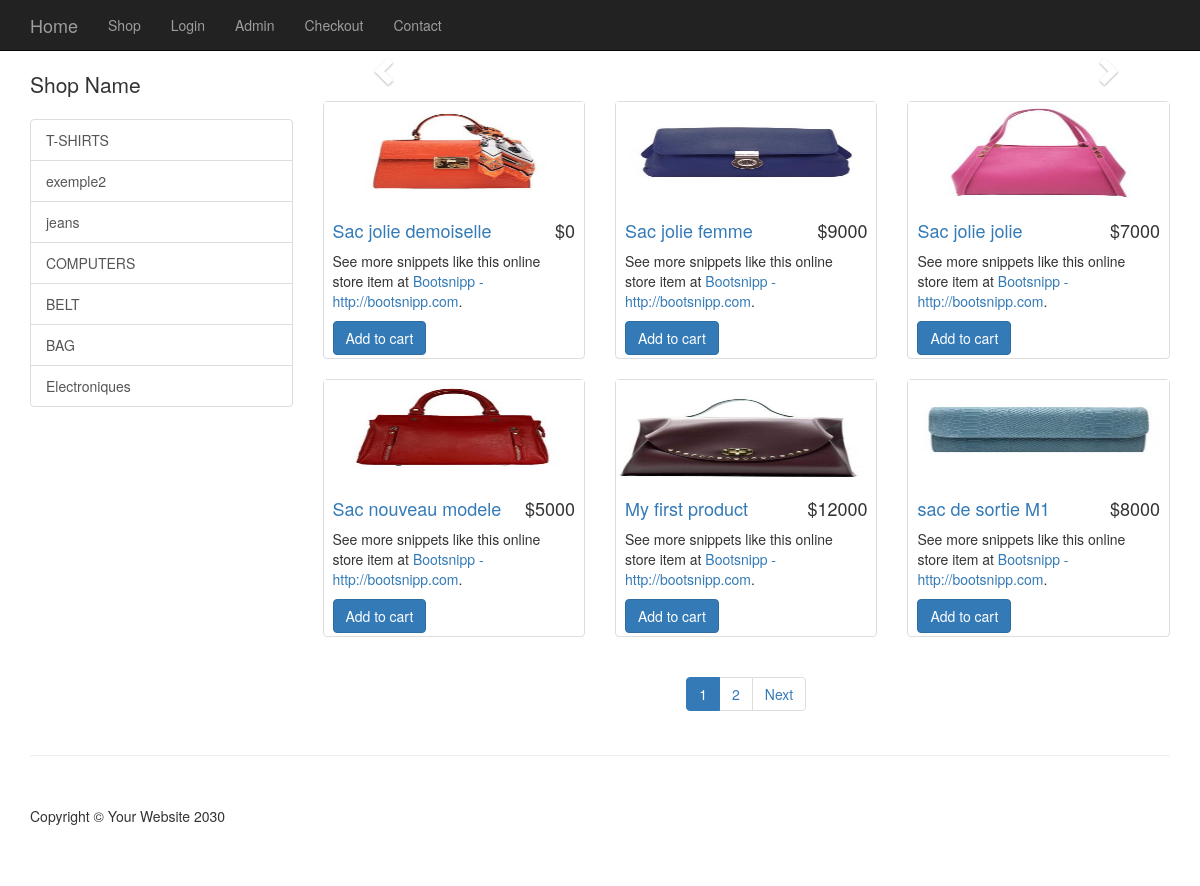
The page /public/index.php on the database its author committed.
### tables this page shows
CREATE TABLE IF NOT EXISTS `categories` (
  `cat_id` int(11) NOT NULL AUTO_INCREMENT,
  `cat_title` varchar(255) NOT NULL,
  PRIMARY KEY (`cat_id`)
);

CREATE TABLE IF NOT EXISTS `products` (
  `product_id` int(11) NOT NULL AUTO_INCREMENT,
  `product_title` varchar(255) NOT NULL,
  `product_category_id` int(11) NOT NULL,
  `product_price` float NOT NULL,
  `product_quantity` int(11) NOT NULL,
  `product_description` text NOT NULL,
  `short_desc` text NOT NULL,
  `product_image` varchar(255) NOT NULL,
  `user_id` int(11) NOT NULL,
  PRIMARY KEY (`product_id`)
);

### resources/functions.php (the view, shortened to what this page needs)
<?php
$upload_directory = "uploads/";
	function query($sql){
		global $connection;
		return mysqli_query($connection, $sql);
	}
	function fetch_array($result){
		return mysqli_fetch_array($result);
	}
	function get_products(){
		$query = query("SELECT * FROM products WHERE product_quantity>=1");
		$rows = mysqli_num_rows($query);
		if(isset($_GET['page'])){
			$page = preg_replace('#[^0-9]#', '', $_GET['page']);
		}
		else{
			$page = 1;
		}
		$perPage = 6;
		$lastPage = ceil($rows / $perPage);
		$middleNumbers = '';
		$sub1 = $page - 1;
		$add1 = $page + 1;
		if($page == 1){
			$middleNumbers .= '<li class="page-item active"><a>'.$page.'</a></li>';
			$middleNumbers .= '<li class="page-item" aria-current="page"><a class="page-link" href="'.$_SERVER['PHP_SELF'].'?page='.$add1.'">'.$add1. '</a></li>';
		}
		elseif($page == $lastPage){
			$middleNumbers .= '<li class="page-item" aria-current="page"><a class="page-link" href="'.$_SERVER['PHP_SELF'].'?page='.$sub1.'">'.$sub1. '</a></li>';
			$middleNumbers .= '<li class="page-item active"><a>'.$page.'</a></li>';
		}
		$limit = ' LIMIT '.($page-1) * $perPage.','.$perPage;
		$query2 = query("SELECT * FROM products $limit");
		$outputPagination = "";
		$outputPagination .= $middleNumbers;
		if($page != $lastPage){
			$next = $page +1;
			$outputPagination .= '<li class="page-item" aria-current="page"><a class="page-link" href="'.$_SERVER['PHP_SELF'].'?page='.$next.'">Next</a></li>';
		}
		while ($row = fetch_array($query2)) {
			$product_image = display_image($row['product_image']);
			$product = <<<DELIMETER
							<div class="col-sm-4 col-lg-4 col-md-4">
                        <div class="thumbnail">
                            <a href="item.php?id={$row['product_id']}" ><img  style="height:100px" src="../resources/{$product_image}" alt=""></a>
                            <div class="caption">
                                <h4 class="pull-right">&#36;{$row['product_price']}</h4>
                                <h4><a href="item.php?id={$row['product_id']}">{$row['product_title']}</a>
                                </h4>
                                <p>See more snippets like this online store item at <a target="_blank" href="http://www.bootsnipp.com">Bootsnipp - http://bootsnipp.com</a>.</p><a class="btn btn-primary" target="_blank" href="../resources/cart.php?add={$row['product_id']}">Add to cart</a>
                            </div>
                        </div>
                    </div>
DELIMETER;
			echo $product;
		}
		echo "<div class='text-center'><ul class='pagination'>{$outputPagination}</ul></div>";
	}
function get_categories(){
	$query = query("SELECT *FROM categories");
     while($row = fetch_array($query)){
     $category_links = <<<DELIMETER
		<a href='category.php?id={$row['cat_id']}' class='list-group-item'>{$row['cat_title']}</a>
DELIMETER;
		echo $category_links;
    }
   }
function display_image($picture){
	global $upload_directory;
	return $upload_directory. DS . $picture;
}
?>

### resources/templates/front/header.php (shortened to what this page needs)
<!DOCTYPE html>
<html lang="en">
<head>
    <link href="css/bootstrap.min.css" rel="stylesheet">
    <link href="css/shop-homepage.css" rel="stylesheet">
    <link href="css/styles.css" rel="stylesheet">
</head>
<body>
    <nav class="navbar navbar-inverse navbar-fixed-top" role="navigation">
      <?php include(TEMPLATE_FRONT . DS . "top_nav.php") ?>
    </nav>

### resources/templates/front/top_nav.php (shortened to what this page needs)
<div class="container">
          <div class="navbar-header">
              <a class="navbar-brand" href="index.php">Home</a>
          </div>
          <div class="collapse navbar-collapse" id="bs-example-navbar-collapse-1">
              <ul class="nav navbar-nav">
                  <li>
                      <a href="shop.php">Shop</a>
                  </li>
                  <li>
                      <a href="login.php">Login</a>
                  </li>
                  <li>
                      <a href="admin">Admin</a>
                  </li>
                   <li>
                      <a href="checkout.php">Checkout</a>
                  </li>
                  <li >
                      <a href="contact.php">Contact</a>
                  </li>
              </ul>
          </div>
      </div>

### public/index.php (shortened to what this page needs)
<?php require_once(TEMPLATE_FRONT.DS."header.php");?>
    <div class="container">
        <div class="row">
            <?php require_once(TEMPLATE_FRONT.DS."side_nav.php");?>
            <div class="col-md-9">
                <div class="row carousel-holder">
                    <div class="col-md-12">
                        <?php require_once(TEMPLATE_FRONT.DS."slider.php");?>
                    </div>
                </div>
                <div class="row">
                    <?php get_products(); ?>
                </div>
            </div>
        </div>
    </div>
<?php require_once(TEMPLATE_FRONT.DS."footer.php");?>

### resources/templates/front/side_nav.php
<div class="col-md-3">
        <p class="lead">Shop Name</p>
        <div class="list-group">
		<?php
			get_categories();
		?>
        </div>
</div>

### resources/templates/front/slider.php (shortened to what this page needs)
<div id="carousel-example-generic" class="carousel slide" data-ride="carousel">
    <ol class="carousel-indicators">
    </ol>
    <a class="left carousel-control" href="#carousel-example-generic" data-slide="prev">
        <span class="glyphicon glyphicon-chevron-left"></span>
    </a>
    <a class="right carousel-control" href="#carousel-example-generic" data-slide="next">
                                <span class="glyphicon glyphicon-chevron-right"></span>
    </a>
</div>

### resources/templates/front/footer.php (shortened to what this page needs)
    <div class="container">
        <hr>
        <footer>
            <div class="row">
                <div class="col-lg-12">
                    <p>Copyright &copy; Your Website 2030</p>
                </div>
            </div>
        </footer>
    </div>
</body>
</html>

### public/css/shop-homepage.css (style rules this page uses)
body { padding-top: 70px; }
.carousel-holder { margin-bottom: 30px; }
.carousel-control, .item { border-radius: 4px; }
.caption { height: 130px; overflow: hidden; }
.caption h4 { white-space: nowrap; }
.thumbnail img { width: 100%; }
.thumbnail { padding: 0; }
footer { margin: 50px 0; }

### public/css/styles.css (style rules this page uses)
.caption { height: 156px; }

### rows shown on the page
categories: cat_title "T-SHIRTS"
categories: cat_title "exemple2"
categories: cat_title "jeans"
categories: cat_title "COMPUTERS"
categories: cat_title "BELT"
categories: cat_title "BAG"
categories: cat_title "Electroniques"
products: product_image (picture), product_price "0", product_title "Sac jolie demoiselle"
products: product_image (picture), product_price "9000", product_title "Sac jolie femme"
products: product_image (picture), product_price "7000", product_title "Sac jolie jolie"
products: product_image (picture), product_price "5000", product_title "Sac nouveau modele"
products: product_image (picture), product_price "12000", product_title "My first product"
products: product_image (picture), product_price "8000", product_title "sac de sortie M1"

### other values the page prints
$page "1"
$add1 "2"
